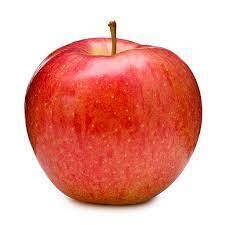
%> input picture Client/src/fresh apple.jpg, 225 x 225 px
$ octave Analysis_of_fruit1.m   (GNU Octave 9; MATLAB toolbox functions it lacks are replaced by stand-ins)
%> lines starting %> are read from the running program, lines starting %| are printed output that depends on the picture; in (x1, y1, x2, y2) boxes, pixels count from 0 and x2, y2 are one past the last pixel; in counts of white or black regions, pixels touching at a corner belong together; the program's own positions count from 1
% Load fresh and rotten apple images
freshApple = imread('fresh apple.jpg');
%> freshApple is the input picture: size 225x225x3 uint8; mean R, G, B 233, 166.8, 157.4
rottenApple = imread('rotten apple.jpg');
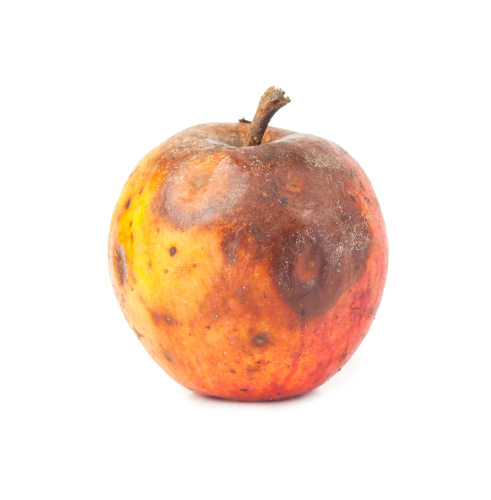
%> input picture Client/src/rotten apple.jpg, 982 x 1000 px (shown at 1/2 size)
%> rottenApple is the input picture: size 1000x982x3 uint8; mean R, G, B 244.3, 224.1, 212.6

% Convert images to grayscale
grayFreshApple = rgb2gray(freshApple);
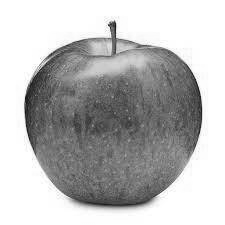
%> grayFreshApple: size 225x225 uint8; min 17, max 255, mean 185.5
grayRottenApple = rgb2gray(rottenApple);
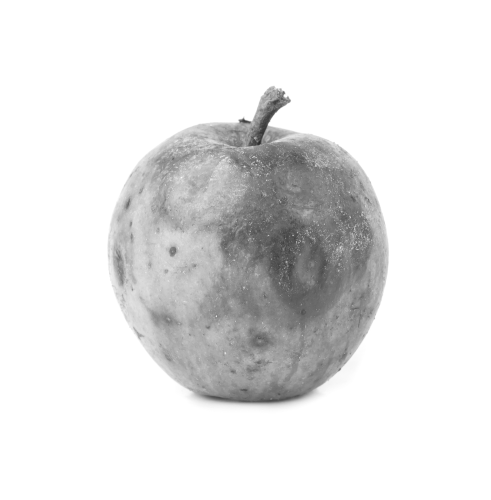
%> grayRottenApple: size 1000x982 uint8 (shown at 1/2 size); min 40, max 255, mean 228.9

% Perform histogram equalization to balance intensity
eqFreshApple = histeq(grayFreshApple);
eqRottenApple = histeq(grayRottenApple);
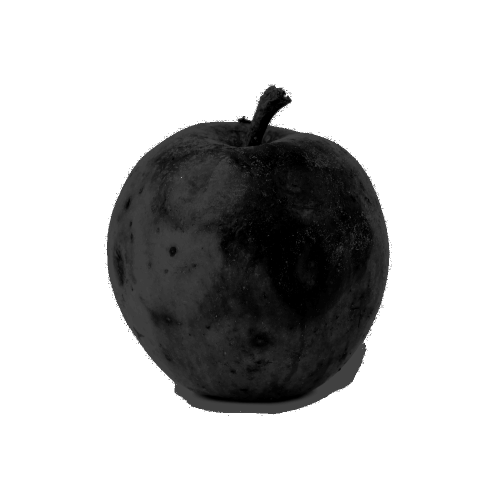
%> eqRottenApple: size 1000x982 uint8 (shown at 1/2 size); min 0, max 255, mean 193.9

% Perform median filtering
filteredFreshApple = medfilt2(eqFreshApple, [10 10]);
filteredRottenApple = medfilt2(eqRottenApple, [10 10]);

% Perform sharpening
sharpenedFreshApple = imsharpen(filteredFreshApple, 'Amount', 1.5);
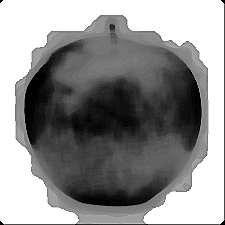
%> sharpenedFreshApple: size 225x225 uint8; min 0, max 255, mean 143.3
sharpenedRottenApple = imsharpen(filteredRottenApple, 'Amount', 1.5);

% Perform Canny edge detection
cannyFreshApple = edge(sharpenedFreshApple, 'canny');
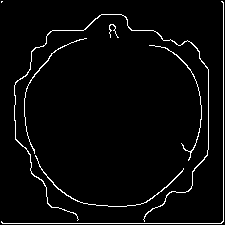
%> cannyFreshApple: size 225x225 logical; 3.5% white in thin lines or dots
cannyRottenApple = edge(sharpenedRottenApple, 'canny');
%> cannyRottenApple: size 1000x982 logical; 0.44% white in thin lines or dots

% Ensure both images have the same dimensions
cannyFreshApple = imresize(cannyFreshApple, size(cannyRottenApple));
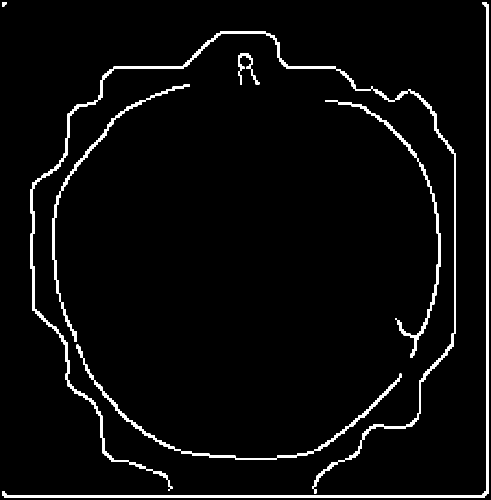
%> cannyFreshApple: size 1000x982 logical (shown at 1/2 size); 3.6% white; 7 white regions, largest, box (x1, y1, x2, y2) and area: (61, 62, 912, 987) 13792, (4, 4, 978, 996) 9859, (153, 689, 803, 920) 4289

% Calculate decay percentage for fresh and rotten apples
totalPixelsFresh = numel(cannyFreshApple);
%> totalPixelsFresh = 982000
totalPixelsRotten = numel(cannyRottenApple);
%> totalPixelsRotten = 982000

decayPercentageFresh = sum(cannyFreshApple(:)) / totalPixelsFresh * 100;
%> decayPercentageFresh = 3.62
decayPercentageRotten = sum(cannyRottenApple(:)) / totalPixelsRotten * 100;
%> decayPercentageRotten = 0.435

% Display the results
fprintf('Fresh Apple - Decay Percentage: %.2f%%\n', decayPercentageFresh);
%| Fresh Apple - Decay Percentage: 3.62%
fprintf('Rotten Apple - Decay Percentage: %.2f%%\n', decayPercentageRotten);
%| Rotten Apple - Decay Percentage: 0.44%

% Create a MATLAB structure to store decay percentages
data = struct('freshApplePercentage', decayPercentageFresh, 'rottenApplePercentage', decayPercentageRotten);
%> data = {freshApplePercentage 3.62, rottenApplePercentage 0.435}

% Convert the MATLAB structure into a JSON string
jsonStr = jsonencode(data);

% Write the JSON string to a file
fid = fopen('matlabData.json', 'w');
if fid == -1
    error('Unable to open the JSON file for writing.');
end
fwrite(fid, jsonStr, 'char');
fclose(fid);
